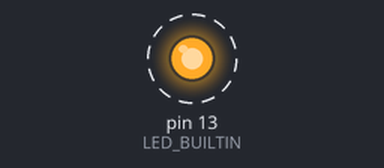
This sketch was run on a simulated Arduino Uno, built with avr-gcc and run on an emulated ATmega328P. Parts: output pins drawn as LEDs (lit = HIGH). Dashed ring = blinking.

Above: at 0.2 s.
Timing chart, 0 to 3.0 s (numbered marks = the images above):
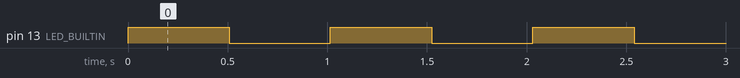

The sketch:

task1.ino
```cpp
volatile bool state = true;
volatile uint8_t ofv = 0;

// 8 битный таймер
// Частота тиков таймера: F_timer = F_CPU / Prescaler = 16 000 000 / 1024 = 15 625 Гц.
// Время одного тика: T_tick = 1 / 15 625 = 0.000064 с (64 микросекунды).
// Максимальный период одного прерывания: T_overflow = T_tick * 256 = 0.000064 * 256 = 0.016384 с (или ~16.4 мс).
// Чтобы мигать раз в секунду (период 500 мс), нам нужно ~30 прерываний.
// 500 мс / 16.384 мс ≈ 30.5
const uint8_t OVERFLOWS_PER_TOGGLE = 31;

void setup() {
  pinMode(LED_BUILTIN, OUTPUT);

  cli();
  TCCR2A = 0;
  TCCR2B = 0;

  TCCR2B = TCCR2B | (1 << CS22) | (1 << CS21) | (1 << CS20);
  TIMSK2 = TIMSK2 | (1 << TOIE2);
  sei();
}

ISR(TIMER2_OVF_vect) {
  ofv++;
  if (ofv >= OVERFLOWS_PER_TOGGLE) {
    ofv = 0;
    state = !state;
  }
}

void loop() {
  digitalWrite(LED_BUILTIN, state);
}
```

Measured:
- by itself, pin 13 (LED_BUILTIN): alternates HIGH for 0.51 s and LOW for 0.51 s
